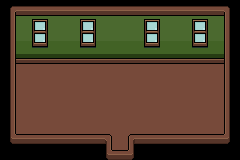

Rendered tile map (Tiled .tmx) drawn with the repository's tilesets; below, a short description and the full map source, tile grids included:
An orthogonal 15x10 tile map with 16x16 px tiles, 3 tile layers (Base Layer, Ground Layer, Upper Layer), 3 tilesets and 1 object (Entrance).

<map version="1.10" tiledversion="1.10.2" orientation="orthogonal" renderorder="right-down" width="15" height="10" tilewidth="16" tileheight="16" infinite="0" nextlayerid="10" nextobjectid="38">
 <properties>
  <property name="Building" type="bool" value="true" />
  <property name="MapType" value="Town" />
 </properties>
 <tileset firstgid="1" source="../Tilesets/tsWalls_Floors.tsx" />
 <tileset firstgid="485" source="../Tilesets/tilesetHouses.tsx" />
 <tileset firstgid="1005" source="../Tilesets/Decor.tsx" />
 <layer id="6" name="Base Layer" width="15" height="10">
  <data encoding="csv">
68,68,68,68,68,68,68,68,68,68,68,68,68,68,68,
68,177,177,177,177,177,177,177,177,177,177,177,177,177,68,
68,199,199,199,199,199,199,199,199,199,199,199,199,199,68,
68,221,221,221,221,221,221,221,221,221,221,221,221,221,68,
68,375,375,375,375,375,375,375,375,375,375,375,375,375,68,
68,375,375,375,375,375,375,375,375,375,375,375,375,375,68,
68,375,375,375,375,375,375,375,375,375,375,375,375,375,68,
68,375,375,375,375,375,375,375,375,375,375,375,375,375,68,
68,375,375,375,375,375,375,375,375,375,375,375,375,375,68,
68,68,68,68,68,68,68,375,68,68,68,68,68,68,68
</data>
 </layer>
 <layer id="7" name="Ground Layer" width="15" height="10">
  <data encoding="csv">
111,24,24,24,24,24,24,24,24,24,24,24,24,24,112,
113,0,2086,0,0,2086,0,0,0,2086,0,0,2086,0,135,
113,0,2109,0,0,2109,0,0,0,2109,0,0,2109,0,135,
113,90,90,90,90,90,90,90,90,90,90,90,90,90,135,
113,0,0,0,0,0,0,0,0,0,0,0,0,0,135,
113,0,0,0,0,0,0,0,0,0,0,0,0,0,135,
113,0,0,0,0,0,0,0,0,0,0,0,0,0,135,
113,0,0,0,0,0,0,0,0,0,0,0,0,0,135,
133,0,0,0,0,0,0,0,0,0,0,0,0,0,134,
0,0,0,0,0,0,133,0,134,0,0,0,0,0,0
</data>
 </layer>
 <layer id="8" name="Upper Layer" width="15" height="10">
  <data encoding="csv">
0,0,0,0,0,0,0,0,0,0,0,0,0,0,0,
0,0,0,0,0,0,0,0,0,0,0,0,0,0,0,
0,0,0,0,0,0,0,0,0,0,0,0,0,0,0,
0,0,0,0,0,0,0,0,0,0,0,0,0,0,0,
0,0,0,0,0,0,0,0,0,0,0,0,0,0,0,
0,0,0,0,0,0,0,0,0,0,0,0,0,0,0,
0,0,0,0,0,0,0,0,0,0,0,0,0,0,0,
0,0,0,0,0,0,0,0,0,0,0,0,0,0,0,
0,2,2,2,2,2,3,0,1,2,2,2,2,2,0,
0,0,0,0,0,0,0,2,0,0,0,0,0,0,0
</data>
 </layer>
 <objectgroup id="4" name="Travel Layer">
  <object id="1" name="Entrance" x="112" y="156" width="16" height="4">
   <properties>
    <property name="EntranceDir" value="Up" />
    <property name="Map" value="mapTown" />
   </properties>
  </object>
 </objectgroup>
 <objectgroup id="9" name="MapObject" />
 <objectgroup id="5" name="Character Layer" />
</map>
